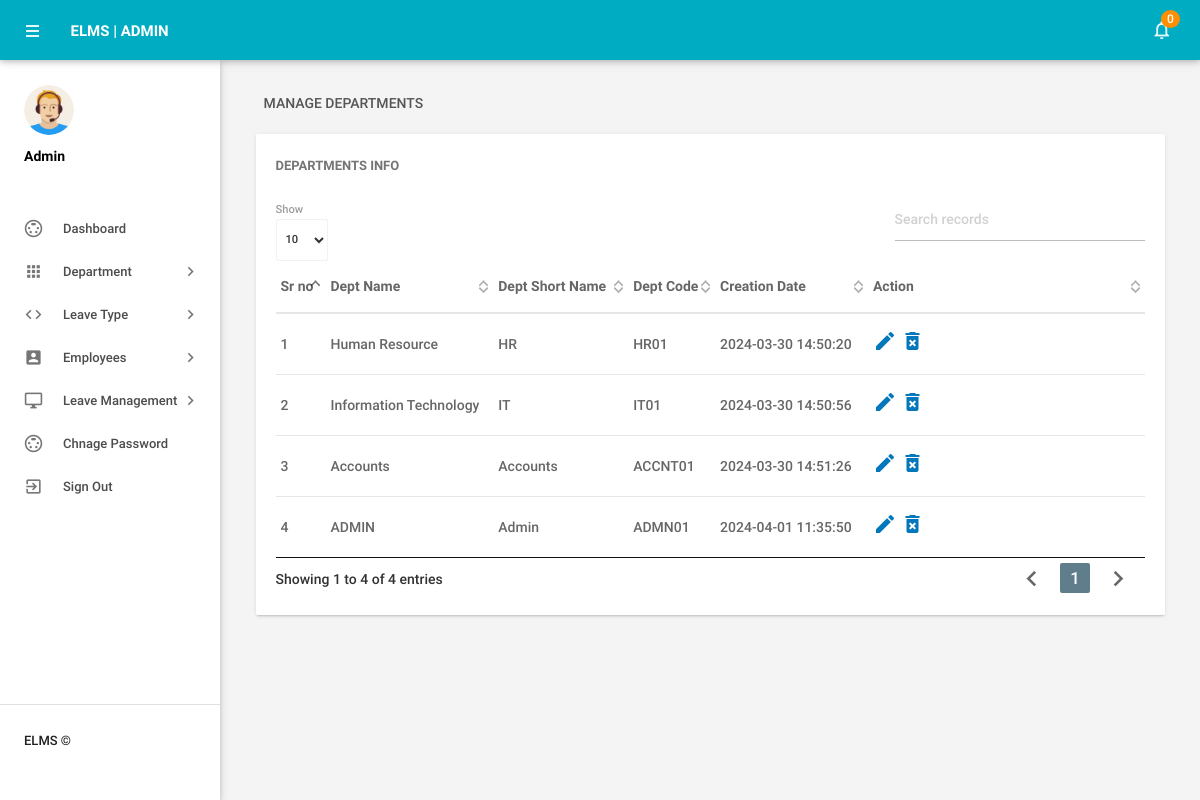
Page /elms/admin/managedepartments.php (signed in) on the committed database.
### tables this page shows
CREATE TABLE `tbldepartments` (
  `id` int(11) NOT NULL,
  `DepartmentName` varchar(150) DEFAULT NULL,
  `DepartmentShortName` varchar(100) DEFAULT NULL,
  `DepartmentCode` varchar(50) DEFAULT NULL,
  `CreationDate` timestamp NULL DEFAULT current_timestamp()
);

### elms/admin/managedepartments.php (the view, shortened to what this page needs)
<?php
include('includes/config.php');
if (strlen($_SESSION['alogin']) == 0) {
    header('location:index.php');
} else {
?>
    <!DOCTYPE html>
    <html lang="en">
    <head>
        <link type="text/css" rel="stylesheet" href="../assets/plugins/materialize/css/materialize.min.css" />
        <link href="../assets/plugins/material-preloader/css/materialPreloader.min.css" rel="stylesheet">
        <link href="../assets/plugins/datatables/css/jquery.dataTables.min.css" rel="stylesheet">
        <link href="../assets/css/alpha.min.css" rel="stylesheet" type="text/css" />
        <link href="../assets/css/custom.css" rel="stylesheet" type="text/css" />
        <link rel="stylesheet" href="sweetalert2.min.css">
    </head>
    <body>
        <?php include('includes/header.php'); ?>
        <?php include('includes/sidebar.php'); ?>
        <main class="mn-inner">
            <div class="row">
                <div class="col s12">
                    <div class="page-title">Manage Departments</div>
                </div>
                <div class="col s12 m12 l12">
                    <div class="card">
                        <div class="card-content">
                            <span class="card-title">Departments Info</span>
                            <table id="example" class="display responsive-table ">
                                <thead>
                                    <tr>
                                        <th>Sr no</th>
                                        <th>Dept Name</th>
                                        <th>Dept Short Name</th>
                                        <th>Dept Code</th>
                                        <th>Creation Date</th>
                                        <th>Action</th>
                                    </tr>
                                </thead>
                                <tbody>
                                    <?php $sql = "SELECT * from tbldepartments";
                                    $query = $dbh->prepare($sql);
                                    $query->execute();
                                    $results = $query->fetchAll(PDO::FETCH_OBJ);
                                    $cnt = 1;
                                    if ($query->rowCount() > 0) {
                                        foreach ($results as $result) {               ?>
                                            <tr>
                                                <td> <?php echo htmlentities($cnt); ?></td>
                                                <td><?php echo htmlentities($result->DepartmentName); ?></td>
                                                <td><?php echo htmlentities($result->DepartmentShortName); ?></td>
                                                <td><?php echo htmlentities($result->DepartmentCode); ?></td>
                                                <td><?php echo htmlentities($result->CreationDate); ?></td>
                                                <td>
                                                    <a href="editdepartment.php?deptid=<?php echo htmlentities($result->id); ?>">
                                                        <i class="material-icons">mode_edit</i>
                                                    </a>
                                                    <a onclick="myFun(<?php echo $result->id ?>, 'managedepartments.php?del=')">
                                                        <i class="material-icons">delete_forever</i>
                                                    </a>
                                                </td>
                                            </tr>
                                    <?php $cnt++;
                                        }
                                    } ?>
                                </tbody>
                            </table>
                        </div>
                    </div>
                </div>
            </div>
        </main>
        </div>
        <div class="left-sidebar-hover"></div>
    </body>
    </html>
<?php } ?>

### elms/admin/includes/header.php (shortened to what this page needs)
<div class="mn-content fixed-sidebar">
    <header class="mn-header navbar-fixed">
        <nav class="cyan darken-1">
            <div class="nav-wrapper row">
                <section class="material-design-hamburger navigation-toggle">
                    <a href="#" data-activates="slide-out" class="button-collapse show-on-large material-design-hamburger__icon">
                        <span class="material-design-hamburger__layer"></span>
                    </a>
                </section>
                <div class="header-title col s3">
                    <span class="chapter-title">ELMS | Admin</span>
                </div>
                <ul class="right col s9 m3 nav-right-menu">
                    <li class="hide-on-small-and-down"><a href="javascript:void(0)" data-activates="dropdown1" class="dropdown-button dropdown-right show-on-large"><i class="material-icons">notifications_none</i>
                            <?php
                            $isread = 0;
                            $sql = "SELECT id from tblleaves where IsRead=:isread";
                            $query = $dbh->prepare($sql);
                            $query->bindParam(':isread', $isread, PDO::PARAM_STR);
                            $query->execute();
                            $unreadcount = $query->rowCount(); ?>
                            <span class="badge"><?php echo htmlentities($unreadcount); ?></span></a></li>
                </ul>
            </div>
        </nav>
    </header>

### elms/admin/includes/sidebar.php (shortened to what this page needs)
<aside id="slide-out" class="side-nav white fixed">
    <div class="side-nav-wrapper">
        <div class="sidebar-profile">
            <div class="sidebar-profile-image">
                <img src="../assets/images/profile-image.png" class="circle" alt="">
            </div>
            <div class="sidebar-profile-info">
                <p>Admin</p>
            </div>
        </div>
        <ul class="sidebar-menu collapsible collapsible-accordion" data-collapsible="accordion">
            <li class="no-padding"><a class="waves-effect waves-grey" href="dashboard.php"><i class="material-icons">settings_input_svideo</i>Dashboard</a></li>
            <li class="no-padding">
                <a class="collapsible-header waves-effect waves-grey"><i class="material-icons">apps</i>Department<i class="nav-drop-icon material-icons">keyboard_arrow_right</i></a>
            </li>
            <li class="no-padding">
                <a class="collapsible-header waves-effect waves-grey"><i class="material-icons">code</i>Leave Type<i class="nav-drop-icon material-icons">keyboard_arrow_right</i></a>
            </li>
            <li class="no-padding">
                <a class="collapsible-header waves-effect waves-grey"><i class="material-icons">account_box</i>Employees<i class="nav-drop-icon material-icons">keyboard_arrow_right</i></a>
            </li>
            <li class="no-padding">
                <a class="collapsible-header waves-effect waves-grey"><i class="material-icons">desktop_windows</i>Leave Management<i class="nav-drop-icon material-icons">keyboard_arrow_right</i></a>
            </li>
            <li class="no-padding"><a class="waves-effect waves-grey" href="changepassword.php"><i class="material-icons">settings_input_svideo</i>Chnage Password</a></li>
            <li class="no-padding">
                <a class="waves-effect waves-grey" onclick=" return confirm('Are you sure you want to logout?')" href="logout.php"><i class="material-icons">exit_to_app</i>Sign Out</a>
            </li>
        </ul>
        <div class="footer">
            <p class="copyright">ELMS ©</p>
        </div>
    </div>
</aside>

### rows in the picture
tbldepartments: DepartmentName "Human Resource", DepartmentShortName "HR", DepartmentCode "HR01", CreationDate "2024-03-30 14:50:20"
tbldepartments: DepartmentName "Information Technology", DepartmentShortName "IT", DepartmentCode "IT01", CreationDate "2024-03-30 14:50:56"
tbldepartments: DepartmentName "Accounts", DepartmentShortName "Accounts", DepartmentCode "ACCNT01", CreationDate "2024-03-30 14:51:26"
tbldepartments: DepartmentName "ADMIN", DepartmentShortName "Admin", DepartmentCode "ADMN01", CreationDate "2024-04-01 11:35:50"

### other values in the picture
$unreadcount "0"
